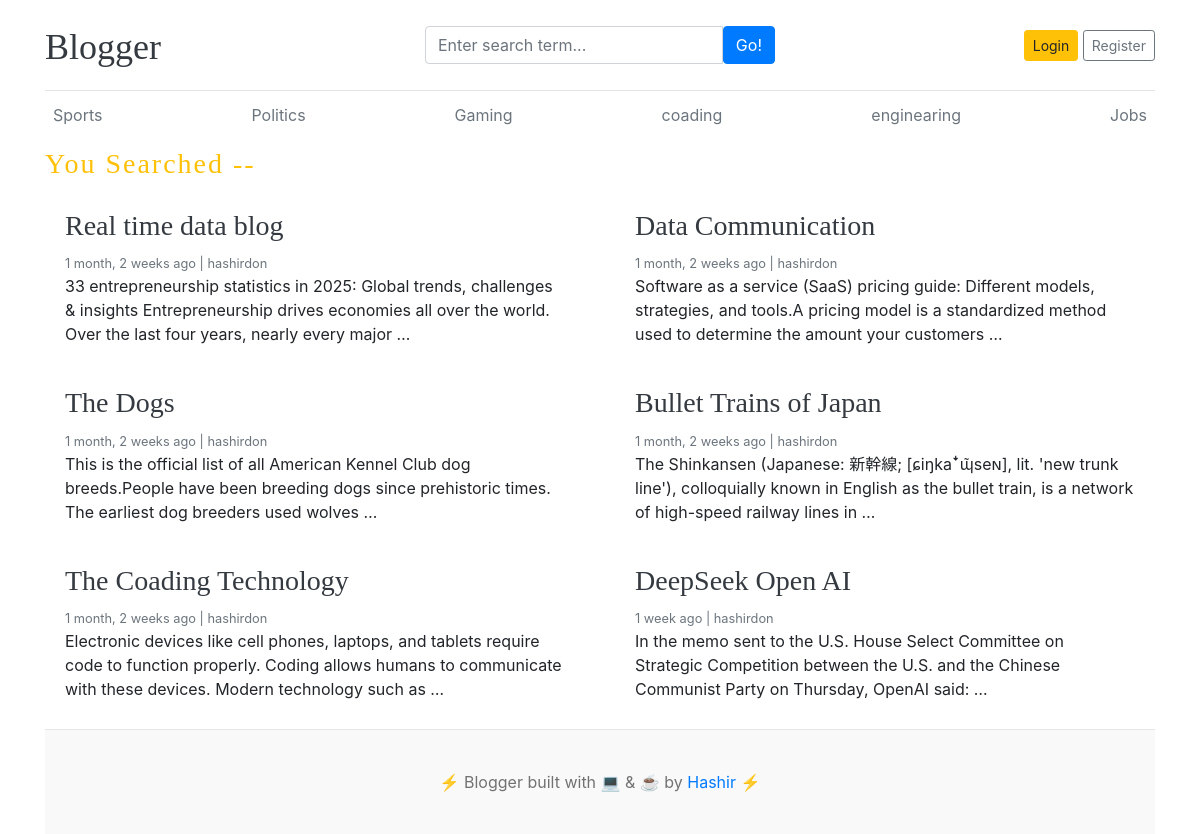
The app's page /blogs/search/ with its own data.
### blogs/models.py (models this page shows, shortened)
class Category(models.Model):
    category_name=models.CharField(max_length=50,unique=True)
    created_at=models.DateTimeField(auto_now_add=True)
    updated_at=models.DateTimeField(auto_now_add=True)
    class Meta:
        verbose_name_plural='Categories'

class Blog(models.Model):
    title=models.CharField(max_length=100)
    slug=models.CharField(max_length=100,unique=True,blank=True)  # blank=True already hai
    category=models.ForeignKey(Category,on_delete=models.CASCADE)
    author=models.ForeignKey(User,on_delete=models.CASCADE)
    featured_image=models.ImageField(upload_to='uploads/%Y/%m/%d')
    short_description=models.TextField(max_length=500)
    blog_body=models.TextField(max_length=2000)
    status=models.CharField(max_length=20,choices=STATUS_CHOICES,default='Draft')
    is_featured=models.BooleanField(default=False)
    created_at=models.DateTimeField(auto_now_add=True)
    updated_at=models.DateTimeField(auto_now_add=True)

### blogs/views.py (the view)
# urls.py: path('blogs/search/', BlogsViews.search, name='search'),
def search(request):
    keyword = request.GET.get('keyword','')
    blogs=Blog.objects.filter(Q(title__icontains=keyword) | Q(short_description__icontains=keyword) | Q(blog_body__icontains=keyword))
    context={
        'blogs':blogs,
        'keyword':keyword
    }
    return render(request,'search.html',context)

### blogs/context_processors.py (called while the page is built)
def get_categories(request):
    categories=Category.objects.all()
    return dict(categories=categories)

def get_Social_Links(request):
    Social=SocialSites.objects.all()
    return dict(Social=Social)

### templates/search.html
{% extends "base.html" %}
{% block content %}
<h3 class='text-warning' style='letter-spacing:2px ;'>You Searched -- {{keyword}} </h3>
<div class="row mb-2">
 {% if  blogs %}
  {% for i in blogs %}
      <div class="col-md-6">
        <div class="card border-0">
          <div class="card-body">
            <h3><a href="{% url 'blogs' i.slug %}" class='text-dark'>{{i.title}}</a></h3>
            <small class="mb-1 text-muted">{{i.created_at | timesince}} ago | {{i.author}}</small>
            <p class="card-text">{{i.short_description | truncatewords:25}}</p>
          </div>
        </div>
      </div>
  {% endfor %}
  {% else %}
  <p>There is Nothing Posts  Found !</p>
  {% endif %}
</div>
{% endblock  %}

### templates/base.html (shortened to what this page needs)
{% load static %}
<!DOCTYPE html>
<html lang="en">
<head>
    <link href="https://getbootstrap.com/docs/4.0/dist/css/bootstrap.min.css" rel="stylesheet">
    <link rel="stylesheet" href="https://cdnjs.cloudflare.com/ajax/libs/font-awesome/4.7.0/css/font-awesome.min.css">
    <link rel="stylesheet" href="{% static 'css/blog.css' %}">
  </head>
<body>
    <div class="container">
      <header class="blog-header py-3">
        <div class="row flex-nowrap justify-content-between align-items-center">
          <div class="col-4 pt-1">
            <a class="blog-header-logo text-dark" href="/">Blogger</a>
          </div>
          <div class="col-4">
            <form action="{% url 'search' %}" method="GET">
              <div class="input-group">
              <input class="form-control" type="text" name='keyword' placeholder="Enter search term..." aria-label="Enter search term..." aria-describedby="button-search" />
              <button type="submit"class="btn btn-primary" id="button-search" type="button">Go!</button>
              </div>
            </form>
          </div>
          <div class="col-4 d-flex justify-content-end align-items-center">
            {% if not user.is_authenticated %}
            <a class="btn btn-sm btn-warning" href="{% url 'login' %}">Login</a> &nbsp;
            <a class="btn btn-sm btn-outline-secondary" href="{% url 'register' %}">Register</a>
            {% else %}
            <span><a href="{% url 'dashboard' %}">Dashboard</a></span>
            &nbsp;
            &nbsp;
            <span><a href="{% url 'logout' %}">Logout</a></span>
            {% endif %}
          </div>
        </div>
      </header>
      <div class="nav-scroller py-1 mb-2">
        <nav class="nav d-flex justify-content-between">
          {%for cat in categories %}
          <a class="p-2 text-muted" href="{% url 'posts_by_category' cat.id %}">{{cat.category_name}}</a>
          {% endfor %}
        </nav>
      </div>
{% block content%}
 {% endblock %}
  <footer class="blog-footer">
  <p>⚡️ Blogger built with 💻 & ☕️ by <a href="#">Hashir</a> ⚡️</p>
</footer>
</body>
</html>

### blog_main/static/css/blog.css (style rules this page uses)
.blog-header { border-bottom: 1px solid #e5e5e5; }
.blog-header-logo { font-family: "Playfair Display", Georgia, "Times New Roman", serif; font-size: 2.25rem; }
h1, h2, h3, h4, h5, h6 { font-family: "Playfair Display", Georgia, "Times New Roman", serif; }
.blog-footer { padding: 2.5rem 0; color: #727272; text-align: center; background-color: #f9f9f9; border-top: .05rem solid #e5e5e5; }
.blog-footer p:last-child { margin-bottom: 0; }

### records on screen
Category: category_name "Sports"
Category: category_name "Politics"
Category: category_name "Gaming"
Category: category_name "coading"
Category: category_name "enginearing"
Category: category_name "Jobs"
Blog: title "Real time data blog", created_at "1 month, 2 weeks", author "hashirdon", short_description "33 entrepreneurship statistics in 2025: Global trends, challenges & insights Entrepreneurship drives economies all over the world. Over the last four years, nearly every major …"
Blog: title "Data Communication", created_at "1 month, 2 weeks", author "hashirdon", short_description "Software as a service (SaaS) pricing guide: Different models, strategies, and tools.A pricing model is a standardized method used to determine the amount your customers …"
Blog: title "The Dogs", created_at "1 month, 2 weeks", author "hashirdon", short_description "This is the official list of all American Kennel Club dog breeds.People have been breeding dogs since prehistoric times. The earliest dog breeders used wolves …"
Blog: title "Bullet Trains of Japan", created_at "1 month, 2 weeks", author "hashirdon", short_description "The Shinkansen (Japanese: 新幹線; [ɕiŋkaꜜɰ̃seɴ], lit. 'new trunk line'), colloquially known in English as the bullet train, is a network of high-speed railway lines in …"
Blog: title "The Coading Technology", created_at "1 month, 2 weeks", author "hashirdon", short_description "Electronic devices like cell phones, laptops, and tablets require code to function properly. Coding allows humans to communicate with these devices. Modern technology such as …"
Blog: title "DeepSeek Open AI", created_at "1 week", author "hashirdon", short_description "In the memo sent to the U.S. House Select Committee on Strategic Competition between the U.S. and the Chinese Communist Party on Thursday, OpenAI said: …"
